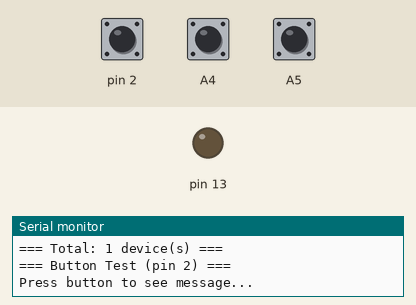
Recording of a sketch running on a simulated Arduino Uno, built with avr-gcc and run on an emulated ATmega328P. On the bench: output pins drawn as LEDs (lit = HIGH), the last lines printed to the serial monitor. The inputs (shaded band) are chosen by the test bench; at power-on: pin 2 HIGH, A4 HIGH, A5 HIGH.

Above: at 1.5 s.
1.6 s: pin 2 pulled LOW for 0.15 s
At 1.67 s:
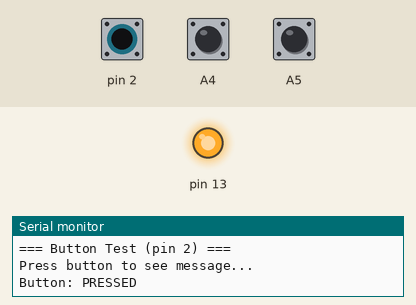
3.2 s: pin 2 pulled LOW for 3.2 s
At 7.1 s:
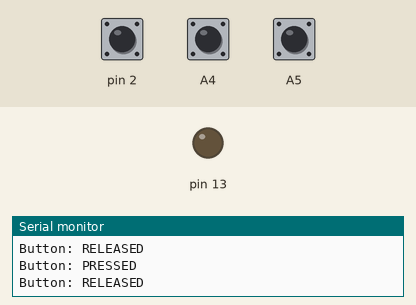
Timing chart, 0 to 8.6 s (numbered marks = the images above; inputs shaded):
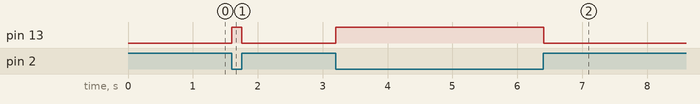

Measured:
- after the input at 1.6 s, pin 13: LOW → HIGH at once, → LOW 0.15 s later
- after the input at 3.2 s, pin 13: LOW → HIGH at once, → LOW 3.2 s later

The sketch:

deep_scanner.ino
```cpp
#include <Wire.h>

void setup() {
  Serial.begin(9600);
  Wire.begin();
  Serial.println("=== Deep I2C Scanner ===");
  Serial.print("SDA pin: A4, SCL pin: A5\n");

  // SDA, SCL の電圧状態を確認（digitalRead）
  pinMode(A4, INPUT_PULLUP);
  pinMode(A5, INPUT_PULLUP);
  Serial.print("SDA (A4) RAW: "); Serial.println(digitalRead(A4));
  Serial.print("SCL (A5) RAW: "); Serial.println(digitalRead(A5));

  // Wireライブラリ再初期化
  Wire.begin();

  // 全アドレス (1-127) をスキャン
  Serial.println("--- Scanning ALL addresses (1-127) ---");
  int found = 0;
  for (int addr = 1; addr < 128; addr++) {
    Wire.beginTransmission(addr);
    byte error = Wire.endTransmission();
    if (error == 0) {
      Serial.print("FOUND: 0x");
      if (addr < 16) Serial.print("0");
      Serial.print(addr, HEX);
      Serial.print(" (");
      Serial.print(addr);
      Serial.println(")");
      found++;
    }
    delay(2);
  }

  if (found == 0) {
    Serial.println("=== NO DEVICES FOUND ===");
    Serial.println("Possible causes:");
    Serial.println("1. SDA/SCL wiring (A4->SDA, A5->SCL)");
    Serial.println("2. PCA9685 VCC must be 5V");
    Serial.println("3. PCA9685 GND must be connected");
    Serial.println("4. Try swap SDA/SCL (some boards label wrong)");
    Serial.println("5. No pull-up resistors (rare)");
  } else {
    Serial.print("=== Total: ");
    Serial.print(found);
    Serial.println(" device(s) ===");
  }

  // ボタンテスト
  pinMode(2, INPUT_PULLUP);
  pinMode(13, OUTPUT);
  Serial.println("=== Button Test (pin 2) ===");
  Serial.println("Press button to see message...");
}

void loop() {
  static int lastBtn = HIGH;
  int btn = digitalRead(2);
  if (btn != lastBtn) {
    lastBtn = btn;
    Serial.print("Button: ");
    Serial.println(btn == LOW ? "PRESSED" : "RELEASED");
    digitalWrite(13, btn == LOW ? HIGH : LOW);
  }
  delay(10);
}
```
